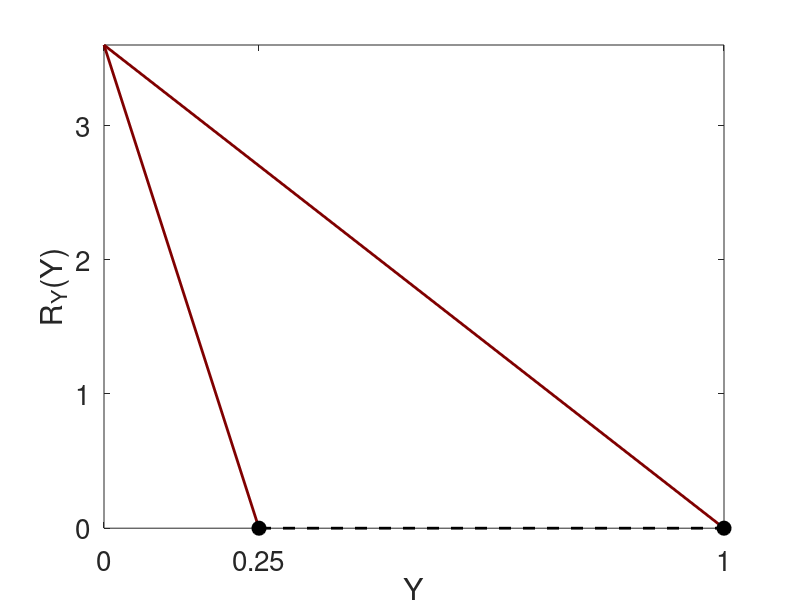

Source code (MATLAB): (Note: this script raises an error after producing the figure.)
function f=plotTSetc
x=0:.01:1;
k0=4; k1=1;
y0=0:.001:1/k0;
y=0:.001:1/k1;
b=3.6;
%a1=2; a2=4; a3=8;
a1=1; a2=1; a3=1;

fs=20; lw=2; ms=10;
colx=[0,0,.5]; coly=[.5,0,0];
%
%Tolerance schedules
figure
hold on
plot([0,1/k0],[b,0],'-','linewidth',lw,'color',coly)
plot([0,1],[b,0],'-','linewidth',lw,'color',coly)
plot([1/k0,1],[0,0],'k--','linewidth',lw)
plot(1/k0,0,'ko','markersize',ms,'markerfacecolor','k','linewidth',1)
plot(1/k1,0,'ko','markersize',ms,'markerfacecolor','k','linewidth',1)
%txt1='P_1';
%text(1.5,7,txt1,'fontsize',fs)
set(gca,'FontSize',fs)
xlabel('Y')
ylabel('R_Y(Y)')%,'rot',0)
%grid on
%grid minor
box on
axis([0,1/k1,0,b])
set(gca,'xtick',[0,1/k0,1/k1],'xticklabels',{'0','1/k_0','1/k(t)'},'ytick',[0,b],'yticklabels',{'0','b'});
hold off
%}
%Nullclines
xofy0=b*y0.*(1-k0*y0);
xofy=b*y.*(1-k1*y);
%
xofy0=b*k0*y0.*(1-k0*y0);
xofy=b*k1*y.*(1-k1*y);
%}
yofx1=a1*x.*(1-x);
yofx2=a2*x.*(1-x);
yofx3=a3*x.*(1-x);

p1y=1/k0/2; p2y=1/k1/2;
p1x=b/4/k0; p2x=b/4/k1;
p1x=p2x;

figure
hold on
plot([0,1],1/k0*[1,1],'k-','linewidth',1)
h1=plot(x,yofx1,'k-','linewidth',lw,'color',colx);
h2=plot(x,yofx2,'k-','linewidth',lw,'color',colx);
h3=plot(x,yofx3,'k-','linewidth',lw,'color',colx);

h4=plot([0,1],[0,0],'k-','linewidth',lw,'color',colx);
plot([0,0],[0,1/k1],'k-','linewidth',lw,'color',coly);

h1.Color(4)=.2;
h2.Color(4)=.2;
h3.Color(4)=.2;
h4.Color(4)=.2;
plot(xofy0,y0,'k-','linewidth',lw,'color',coly)
plot(xofy,y,'k-','linewidth',lw,'color',coly)
plot(p1x,p1y,'ko','markersize',ms,'markerfacecolor','k','linewidth',1)%,'color',coly);
plot(p2x,p2y,'ko','markersize',ms,'markerfacecolor','k','linewidth',1)%,'color',coly);
plot([p1x,p2x],[p1y,p2y],'k--','linewidth',lw)%,'color',coly);
plot(0,1/k0,'ko','markersize',ms,'markerfacecolor','k','linewidth',1)%,'color',coly);
plot(0,1/k1,'ko','markersize',ms,'markerfacecolor','k','linewidth',1)%,'color',coly);
plot([0,0],[1/k0,1/k1],'k--','linewidth',lw)%,'color',coly);
%txt1='P_1';
%text(1.5,7,txt1,'fontsize',fs)
set(gca,'FontSize',fs)
set(gca,'xtick',[0,1],'xticklabels',{'0','1'},'ytick',[0,1/k0,1/k1],'yticklabels',{'0','1/\alpha_0','1/\alpha(at)'});
xlabel('X')
ylabel('Z','rot',0)
grid on
grid minor
box on
axis([0,1,0,1/k1])
hold off